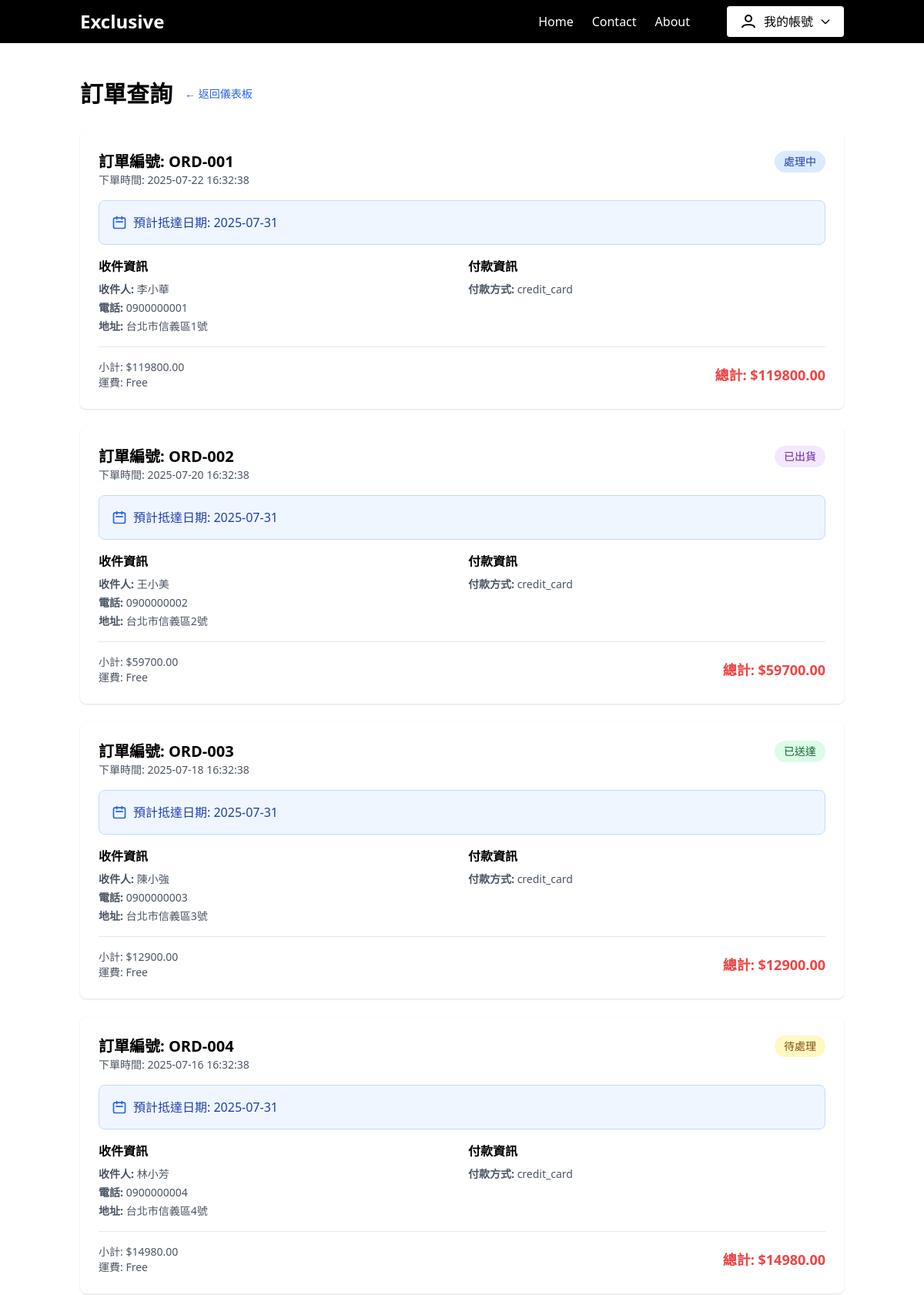
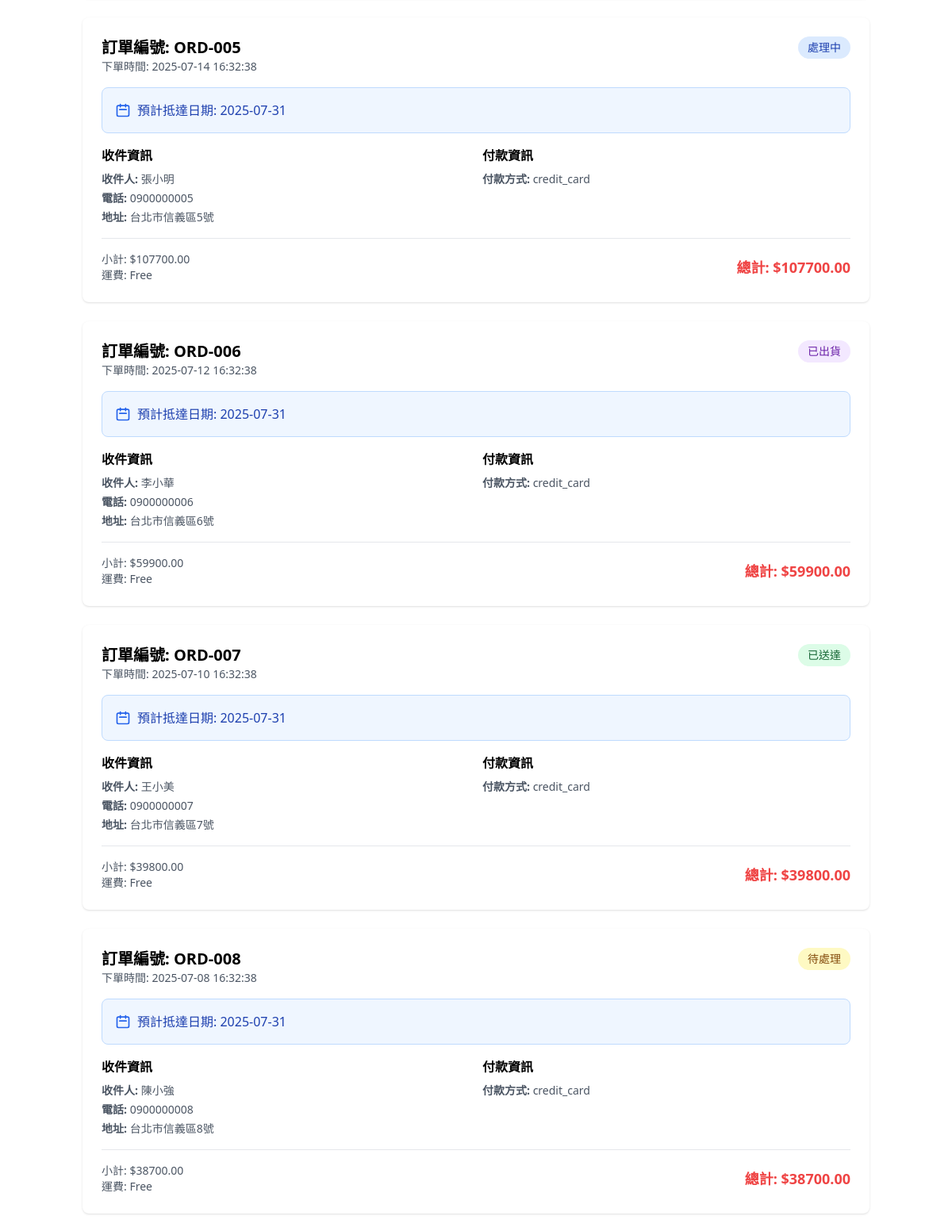
Screenshot of /orders (signed in, upper part) with the database file from the repository (2 pictures, top to bottom).
### app.py (models this page shows, shortened)
class Order(db.Model):
    id = db.Column(db.Integer, primary_key=True)
    user_id = db.Column(db.Integer, db.ForeignKey('user.id'), nullable=False)
    order_number = db.Column(db.String(50), unique=True, nullable=False)  # 訂單編號
    status = db.Column(db.String(20), default='pending')  # 訂單狀態：pending, processing, shipped, delivered, cancelled
    total_amount = db.Column(db.Float, nullable=False)  # 訂單總金額
    shipping_fee = db.Column(db.Float, default=0.0)  # 運費
    recipient_name = db.Column(db.String(100), nullable=False)  # 收件人姓名
    recipient_phone = db.Column(db.String(20), nullable=False)  # 收件人電話
    recipient_address = db.Column(db.String(200), nullable=False)  # 收件地址
    payment_method = db.Column(db.String(20), nullable=False)  # 付款方式
    note = db.Column(db.Text, nullable=True)  # 備註
    estimated_delivery = db.Column(db.DateTime, nullable=False)  # 預計抵達日期
    created_at = db.Column(db.DateTime, default=datetime.utcnow)
    updated_at = db.Column(db.DateTime, default=datetime.utcnow, onupdate=datetime.utcnow)
    user = db.relationship('User', backref='orders')
    items = db.relationship('OrderItem', backref='order', lazy=True, cascade='all, delete-orphan')

### app.py (the view)
@app.route('/orders')
def orders():
    if 'user_id' not in session:
        flash('請先登入')
        return redirect(url_for('login'))
    user = User.query.get(session['user_id'])
    if not user:
        session.clear()
        flash('用戶不存在')
        return redirect(url_for('login'))
    orders = Order.query.filter_by(user_id=user.id).order_by(Order.created_at.desc()).all()
    return render_template('Orders.html', user=user, orders=orders)

### templates/Orders.html (shortened to what this page needs)
<!DOCTYPE html>
<html lang="zh-Hant">
<head>
  <script src="https://cdn.tailwindcss.com"></script>
</head>
<body class="font-poppins bg-white">
  <header class="bg-black text-white">
    <div class="container mx-auto flex justify-between items-center py-2 px-4">
      <div class="text-2xl font-bold">Exclusive</div>
      <nav class="flex items-center gap-6">
        <ul class="flex gap-6">
          <li><a href="{{ url_for('home') }}" class="hover:underline">Home</a></li>
          <li><a href="{{ url_for('contact') }}" class="hover:underline">Contact</a></li>
          <li><a href="{{ url_for('about') }}" class="hover:underline">About</a></li>
        </ul>
        {% if user %}
          <div class="relative ml-6">
            <button id="accountDropdownBtn" class="flex items-center gap-2 px-4 py-2 bg-white text-black rounded hover:bg-gray-100 focus:outline-none">
              <svg class="w-6 h-6" fill="none" stroke="currentColor" stroke-width="2" viewBox="0 0 24 24"><circle cx="12" cy="8" r="4"/><path d="M4 20c0-4 8-4 8-4s8 0 8 4"/></svg>
              <span class="font-medium">我的帳號</span>
              <svg class="w-4 h-4" fill="none" stroke="currentColor" stroke-width="2" viewBox="0 0 24 24"><path stroke-linecap="round" stroke-linejoin="round" d="M19 9l-7 7-7-7" /></svg>
            </button>
          </div>
        {% else %}
          <ul class="flex gap-6">
            <li><a href="{{ url_for('login') }}" class="hover:underline">Login</a></li>
            <li><a href="{{ url_for('signup') }}" class="hover:underline">Sign Up</a></li>
          </ul>
        {% endif %}
      </nav>
    </div>
  </header>
  <main class="container mx-auto px-4 py-12 min-h-[60vh]">
    <div class="flex items-center gap-4 mb-8">
      <h1 class="text-3xl font-bold">訂單查詢</h1>
      <a href="{{ url_for('admin_dashboard') }}" class="text-blue-600 hover:text-blue-800 text-sm">← 返回儀表板</a>
    </div>
    {% if orders %}
    <div class="space-y-6">
      {% for order in orders %}
      <div class="bg-white rounded-lg shadow p-6">
        <div class="flex justify-between items-start mb-4">
          <div>
            <h2 class="text-xl font-semibold">訂單編號: {{ order.order_number }}</h2>
            <p class="text-gray-600 text-sm">下單時間: {{ order.created_at.strftime('%Y-%m-%d %H:%M:%S') }}</p>
          </div>
          <div class="text-right">
            <span class="inline-block px-3 py-1 rounded-full text-sm font-medium
              {% if order.status == 'pending' %}bg-yellow-100 text-yellow-800
              {% elif order.status == 'processing' %}bg-blue-100 text-blue-800
              {% elif order.status == 'shipped' %}bg-purple-100 text-purple-800
              {% elif order.status == 'delivered' %}bg-green-100 text-green-800
              {% elif order.status == 'cancelled' %}bg-red-100 text-red-800
              {% endif %}">
              {% if order.status == 'pending' %}待處理
              {% elif order.status == 'processing' %}處理中
              {% elif order.status == 'shipped' %}已出貨
              {% elif order.status == 'delivered' %}已送達
              {% elif order.status == 'cancelled' %}已取消
              {% endif %}
            </span>
          </div>
        </div>
        <div class="bg-blue-50 border border-blue-200 rounded-lg p-4 mb-4">
          <div class="flex items-center gap-2">
            <svg class="w-5 h-5 text-blue-600" fill="none" stroke="currentColor" stroke-width="2" viewBox="0 0 24 24">
              <path stroke-linecap="round" stroke-linejoin="round" d="M8 7V3m8 4V3m-9 8h10M5 21h14a2 2 0 002-2V7a2 2 0 00-2-2H5a2 2 0 00-2 2v12a2 2 0 002 2z" />
            </svg>
            <span class="font-medium text-blue-800">預計抵達日期: {{ order.estimated_delivery.strftime('%Y-%m-%d') }}</span>
          </div>
        </div>
        <div class="grid grid-cols-1 md:grid-cols-2 gap-4 mb-4">
          <div>
            <h3 class="font-semibold mb-2">收件資訊</h3>
            <div class="text-sm text-gray-600 space-y-1">
              <p><strong>收件人:</strong> {{ order.recipient_name }}</p>
              <p><strong>電話:</strong> {{ order.recipient_phone }}</p>
              <p><strong>地址:</strong> {{ order.recipient_address }}</p>
            </div>
          </div>
          <div>
            <h3 class="font-semibold mb-2">付款資訊</h3>
            <div class="text-sm text-gray-600 space-y-1">
              <p><strong>付款方式:</strong>
                {% if order.payment_method == 'credit' %}信用卡
                {% elif order.payment_method == 'atm' %}ATM 轉帳
                {% elif order.payment_method == 'cod' %}貨到付款
                {% else %}{{ order.payment_method }}
                {% endif %}
              </p>
            </div>
          </div>
        </div>
        <div class="border-t pt-4">
          <div class="flex justify-between items-center">
            <div class="text-sm text-gray-600">
              <p>小計: ${{ "%.2f"|format(order.total_amount - order.shipping_fee) }}</p>
              <p>運費: {% if order.shipping_fee == 0 %}Free{% else %}${{ "%.2f"|format(order.shipping_fee) }}{% endif %}</p>
            </div>
            <div class="text-right">
              <div class="text-lg font-bold text-red-500">總計: ${{ "%.2f"|format(order.total_amount) }}</div>
            </div>
          </div>
        </div>
      </div>
      {% endfor %}
    </div>
    {% endif %}
  </main>
</body>
</html>

### rows the page displays
Order: order_number "ORD-001", created_at "2025-07-22 16:32:38", status "處理中", estimated_delivery "2025-07-31", recipient_name "李小華", recipient_phone "0900000001", recipient_address "台北市信義區1號", payment_method "credit_card", order.total_amount-order.shipping_fee "119800.00", shows "Free", total_amount "119800.00"
Order: order_number "ORD-002", created_at "2025-07-20 16:32:38", status "已出貨", estimated_delivery "2025-07-31", recipient_name "王小美", recipient_phone "0900000002", recipient_address "台北市信義區2號", payment_method "credit_card", order.total_amount-order.shipping_fee "59700.00", shows "Free", total_amount "59700.00"
Order: order_number "ORD-003", created_at "2025-07-18 16:32:38", status "已送達", estimated_delivery "2025-07-31", recipient_name "陳小強", recipient_phone "0900000003", recipient_address "台北市信義區3號", payment_method "credit_card", order.total_amount-order.shipping_fee "12900.00", shows "Free", total_amount "12900.00"
Order: order_number "ORD-004", created_at "2025-07-16 16:32:38", status "待處理", estimated_delivery "2025-07-31", recipient_name "林小芳", recipient_phone "0900000004", recipient_address "台北市信義區4號", payment_method "credit_card", order.total_amount-order.shipping_fee "14980.00", shows "Free", total_amount "14980.00"
Order: order_number "ORD-005", created_at "2025-07-14 16:32:38", status "處理中", estimated_delivery "2025-07-31", recipient_name "張小明", recipient_phone "0900000005", recipient_address "台北市信義區5號", payment_method "credit_card", order.total_amount-order.shipping_fee "107700.00", shows "Free", total_amount "107700.00"
Order: order_number "ORD-006", created_at "2025-07-12 16:32:38", status "已出貨", estimated_delivery "2025-07-31", recipient_name "李小華", recipient_phone "0900000006", recipient_address "台北市信義區6號", payment_method "credit_card", order.total_amount-order.shipping_fee "59900.00", shows "Free", total_amount "59900.00"
Order: order_number "ORD-007", created_at "2025-07-10 16:32:38", status "已送達", estimated_delivery "2025-07-31", recipient_name "王小美", recipient_phone "0900000007", recipient_address "台北市信義區7號", payment_method "credit_card", order.total_amount-order.shipping_fee "39800.00", shows "Free", total_amount "39800.00"
Order: order_number "ORD-008", created_at "2025-07-08 16:32:38", status "待處理", estimated_delivery "2025-07-31", recipient_name "陳小強", recipient_phone "0900000008", recipient_address "台北市信義區8號", payment_method "credit_card", order.total_amount-order.shipping_fee "38700.00", shows "Free", total_amount "38700.00"
